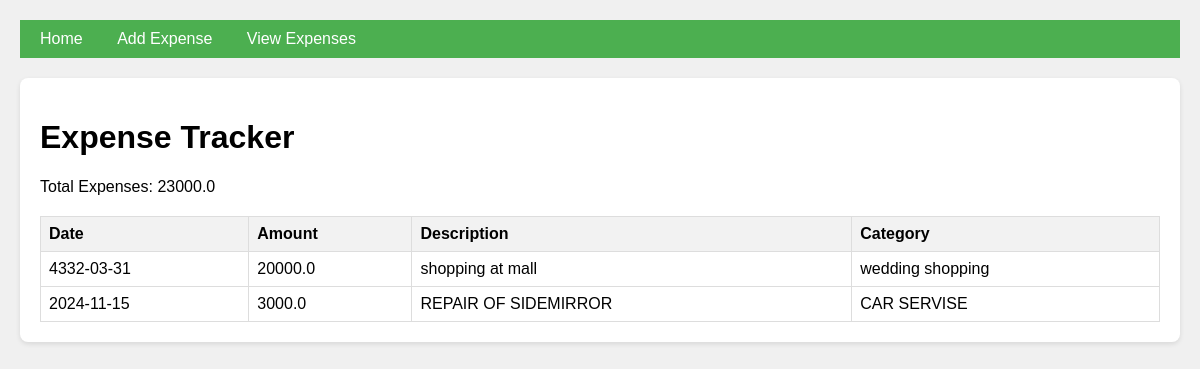
The page / on the database its author committed.
### tables this page shows
CREATE TABLE expenses (
            id INTEGER PRIMARY KEY AUTOINCREMENT,
            amount REAL NOT NULL,
            description TEXT,
            category TEXT,
            date TEXT NOT NULL
        );

### app.py (the view)
@app.route('/', methods=['GET', 'POST'])
def index():
    conn = get_db_connection()
    expenses = conn.execute('SELECT * FROM expenses ORDER BY date DESC').fetchall()
    conn.close()
    total_expenses = sum(expense['amount'] for expense in expenses)
    return render_template('index.html', expenses=expenses, total_expenses=total_expenses)

### app.py (called while the page is built)
def get_db_connection():
    conn = sqlite3.connect('data.db')
    conn.row_factory = sqlite3.Row  # Access columns by name
    return conn

### templates/index.html (shortened to what this page needs)
{% extends 'base.html' %}
{% block content %}
    <h1>Expense Tracker</h1>
    <p>Total Expenses: {{ total_expenses }}</p>
    <table>
        <thead>
            <tr>
                <th>Date</th>
                <th>Amount</th>
                <th>Description</th>
                <th>Category</th>
            </tr>
        </thead>
        <tbody>
            {% for expense in expenses %}
            <tr>
                <td>{{ expense['date'] }}</td>
                <td>{{ expense['amount'] }}</td>
                <td>{{ expense['description'] }}</td>
                <td>{{ expense['category'] }}</td>
            </tr>
            {% endfor %}
        </tbody>
    </table>
{% endblock %}

### templates/base.html (shortened to what this page needs)
<!DOCTYPE html>
<html>
<head>
    <link rel="stylesheet" href="{{ url_for('static', filename='css/style.css') }}">
</head>
<body>
    <nav>
        <a href="{{ url_for('index') }}">Home</a>
        <a href="{{ url_for('add_expense') }}">Add Expense</a>
        <a href="{{ url_for('view_expenses') }}">View Expenses</a>
    </nav>
    <div class="container">
        {% block content %}{% endblock %}
    </div>
</body>
</html>

### static/css/style.css (style rules this page uses)
body { font-family: sans-serif; margin: 20px; background-color: #f0f0f0; }
nav { background-color: #4CAF50; padding: 10px; margin-bottom: 20px; }
nav a { color: white; text-decoration: none; margin-right: 10px; padding: 5px 10px; border-radius: 5px; }
.container { background-color: white; padding: 20px; border-radius: 8px; box-shadow: 0 2px 5px rgba(0, 0, 0, 0.1); }
table { width: 100%; border-collapse: collapse; margin-top: 20px; }
th, td { padding: 8px; border: 1px solid #ddd; text-align: left; }
th { background-color: #f2f2f2; }

### rows shown on the page
expenses: date "4332-03-31", amount "20000.0", description "shopping at mall", category "wedding shopping"
expenses: date "2024-11-15", amount "3000.0", description "REPAIR OF SIDEMIRROR", category "CAR SERVISE"

### other values the page prints
{{ total_expenses }} "23000.0"
